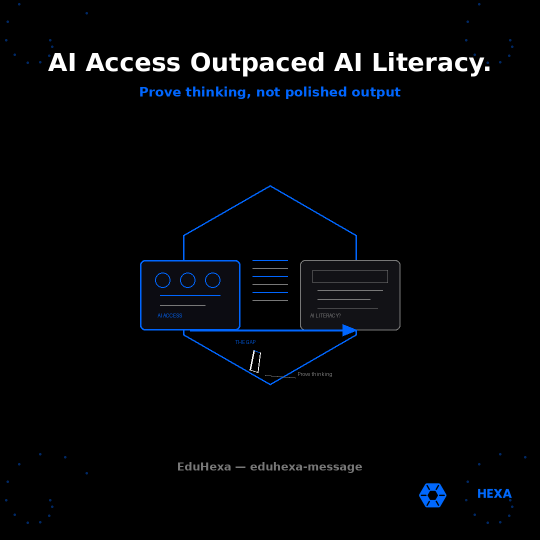
#> input picture clients/assets/eduhexa/eduhexa-message-ai-literacy-gap-sep-2026.png, 1080 x 1080 px, given in place of eduhexa logo.png, which was not available (shown at 1/2 size)
$ python generate_eduhexa_image_conversation_gap.py
#> lines starting #> are read from the running program, lines starting #| are printed output that depends on the picture; pictures that were not available may be replaced by others from this repository, and a replacement may not be noted
#!/usr/bin/env python3
"""Generate EduHexa eduhexa-message WhatsApp image 1080x1080 - 70-30 Conversation Gap."""
from PIL import Image, ImageDraw, ImageFont
import math
import os

SIZE = 1080
BLACK = (0, 0, 0)
BLUE = (0, 102, 255)
WHITE = (255, 255, 255)
GRAY = (120, 120, 120)
DARK_BLUE = (0, 40, 100)
LIGHT_BLUE = (0, 80, 200)
MUTED_RED = (180, 60, 60)

OUT = "/workspace/clients/assets/eduhexa/eduhexa-message-conversation-gap-aug-2026.png"
LOGO = "/workspace/clients/eduhexa logo.png"

img = Image.new("RGB", (SIZE, SIZE), BLACK)
#> img: PIL image 1080x1080 RGB; every value is 0
draw = ImageDraw.Draw(img)

for cx, cy in [(80, 80), (1000, 80), (80, 1000), (1000, 1000)]:
    for i in range(12):
        angle = i * math.pi / 6
        r = 20 + i * 8
        x = cx + int(r * math.cos(angle))
        y = cy + int(r * math.sin(angle))
        draw.ellipse([x - 2, y - 2, x + 2, y + 2], fill=DARK_BLUE)

cx, cy = SIZE // 2, SIZE // 2 + 40
hex_r = 190
hex_pts = []
for i in range(6):
    angle = math.pi / 6 + i * math.pi / 3
    hex_pts.append((cx + hex_r * math.cos(angle), cy + hex_r * math.sin(angle)))
draw.polygon(hex_pts, outline=BLUE, width=3)

left_cx = cx - 200
right_cx = cx + 200
bar_top = cy - 120
bar_bottom = cy + 120
bar_w = 90

draw.rounded_rectangle(
    [left_cx - bar_w // 2, bar_top, left_cx + bar_w // 2, bar_bottom],
    radius=16,
    outline=BLUE,
    width=3,
    fill=(15, 15, 25),
)
fill_h = int((bar_bottom - bar_top) * 0.70)
draw.rounded_rectangle(
    [left_cx - bar_w // 2 + 8, bar_bottom - fill_h, left_cx + bar_w // 2 - 8, bar_bottom - 8],
    radius=10,
    fill=BLUE,
)

draw.rounded_rectangle(
    [right_cx - bar_w // 2, bar_top, right_cx + bar_w // 2, bar_bottom],
    radius=16,
    outline=BLUE,
    width=3,
    fill=(15, 15, 25),
)
fill_h2 = int((bar_bottom - bar_top) * 0.30)
draw.rounded_rectangle(
    [right_cx - bar_w // 2 + 8, bar_bottom - fill_h2, right_cx + bar_w // 2 - 8, bar_bottom - 8],
    radius=10,
    fill=LIGHT_BLUE,
)

speech_x = cx
speech_y = cy - 10
draw.ellipse([speech_x - 55, speech_y - 40, speech_x + 55, speech_y + 40], outline=MUTED_RED, width=3)
draw.line([(speech_x - 20, speech_y + 35), (speech_x - 35, speech_y + 65)], fill=MUTED_RED, width=3)
draw.line([(speech_x - 35, speech_y + 65), (speech_x - 5, speech_y + 50)], fill=MUTED_RED, width=3)
draw.line([(speech_x - 30, speech_y - 10), (speech_x + 30, speech_y - 10)], fill=GRAY, width=2)
draw.line([(speech_x - 30, speech_y + 5), (speech_x + 20, speech_y + 5)], fill=GRAY, width=2)
draw.line([(speech_x - 30, speech_y + 20), (speech_x + 10, speech_y + 20)], fill=GRAY, width=2)


def load_font(size):
#> called with size = 48
    paths = [
        "/usr/share/fonts/truetype/dejavu/DejaVuSans-Bold.ttf",
        "/usr/share/fonts/truetype/liberation/LiberationSans-Bold.ttf",
    ]
    for p in paths:
        if os.path.exists(p):
            return ImageFont.truetype(p, size)
    return ImageFont.load_default()


font_head = load_font(48)
font_stat = load_font(64)
font_sub = load_font(26)
font_small = load_font(22)
font_label = load_font(30)

headline = "70% Use It."
bbox = draw.textbbox((0, 0), headline, font=font_head)
#> bbox = (0, 9, 308, 46)
tw = bbox[2] - bbox[0]
#> tw = 308
draw.text(((SIZE - tw) // 2, 85), headline, fill=WHITE, font=font_head)

headline2 = "30% Were Told How."
bbox2 = draw.textbbox((0, 0), headline2, font=font_head)
#> bbox2 = (0, 9, 548, 46)
tw2 = bbox2[2] - bbox2[0]
#> tw2 = 548
draw.text(((SIZE - tw2) // 2, 145), headline2, fill=BLUE, font=font_head)

tagline = "The conversation gap schools must close"
bbox3 = draw.textbbox((0, 0), tagline, font=font_sub)
#> bbox3 = (0, 5, 602, 30)
tw3 = bbox3[2] - bbox3[0]
#> tw3 = 602
draw.text(((SIZE - tw3) // 2, 220), tagline, fill=GRAY, font=font_sub)

stat70 = "70%"
bbox4 = draw.textbbox((0, 0), stat70, font=font_stat)
#> bbox4 = (0, 12, 153, 61)
tw4 = bbox4[2] - bbox4[0]
#> tw4 = 153
draw.text((left_cx - tw4 // 2, bar_top - 70), stat70, fill=WHITE, font=font_stat)
label70 = "use AI"
bbox5 = draw.textbbox((0, 0), label70, font=font_label)
#> bbox5 = (0, 6, 104, 28)
tw5 = bbox5[2] - bbox5[0]
#> tw5 = 104
draw.text((left_cx - tw5 // 2, bar_top - 30), label70, fill=GRAY, font=font_label)

stat30 = "30%"
bbox6 = draw.textbbox((0, 0), stat30, font=font_stat)
#> bbox6 = (0, 12, 153, 61)
tw6 = bbox6[2] - bbox6[0]
#> tw6 = 153
draw.text((right_cx - tw6 // 2, bar_top - 70), stat30, fill=WHITE, font=font_stat)
label30 = "had the talk"
bbox7 = draw.textbbox((0, 0), label30, font=font_label)
#> bbox7 = (0, 5, 206, 28)
tw7 = bbox7[2] - bbox7[0]
#> tw7 = 206
draw.text((right_cx - tw7 // 2, bar_top - 30), label30, fill=GRAY, font=font_label)

small = "EduHexa — eduhexa-message"
bbox8 = draw.textbbox((0, 0), small, font=font_small)
#> bbox8 = (0, 4, 371, 26)
tw8 = bbox8[2] - bbox8[0]
#> tw8 = 371
draw.text(((SIZE - tw8) // 2, 920), small, fill=GRAY, font=font_small)

logo = Image.open(LOGO).convert("RGBA")
logo_w = int(SIZE * 0.20)
logo_h = int(logo_w * logo.height / logo.width)
#> logo_h = 216
logo = logo.resize((logo_w, logo_h), Image.Resampling.LANCZOS)
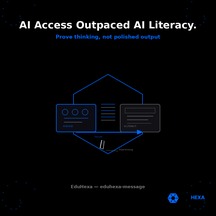
#> logo: PIL image 216x216 RGBA; mean R, G, B, A 4.2, 5.6, 7.7, 255
img.paste(logo, (SIZE - logo_w - 40, SIZE - logo_h - 50), logo)
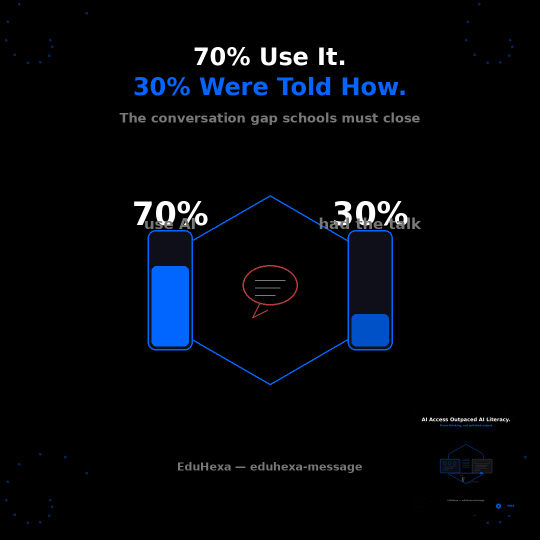
#> img: PIL image 1080x1080 RGB (shown at 1/2 size); mean R, G, B 3.8, 6.3, 10.5

img.save(OUT, "PNG", optimize=True)
print(f"Saved {OUT} ({os.path.getsize(OUT)} bytes)")

$ run again, on clients/assets/eduhexa/eduhexa-message-ai-mandate-stack-oct-2026.png
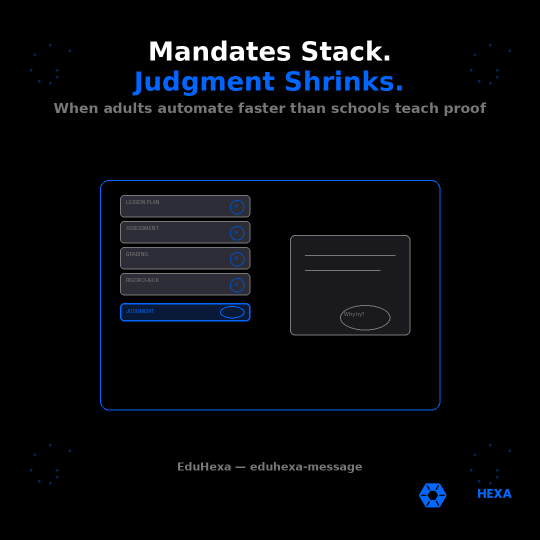
#> input picture clients/assets/eduhexa/eduhexa-message-ai-mandate-stack-oct-2026.png, 1080 x 1080 px, given in place of eduhexa logo.png, which was not available (shown at 1/2 size)
#> bbox = (0, 9, 308, 46)
#> tw = 308
#> bbox2 = (0, 9, 548, 46)
#> tw2 = 548
#> bbox3 = (0, 5, 602, 30)
#> tw3 = 602
#> bbox4 = (0, 12, 153, 61)
#> tw4 = 153
#> bbox5 = (0, 6, 104, 28)
#> tw5 = 104
#> bbox6 = (0, 12, 153, 61)
#> tw6 = 153
#> bbox7 = (0, 5, 206, 28)
#> tw7 = 206
#> bbox8 = (0, 4, 371, 26)
#> tw8 = 371
#> `logo = logo.resize((logo_w, logo_h), Image.Resampling.LANCZOS)`:
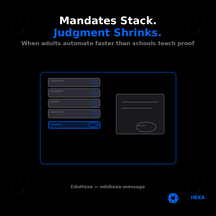
#> logo: PIL image 216x216 RGBA; mean R, G, B, A 6.3, 8.2, 11.5, 255
#> `img.paste(logo, (SIZE - logo_w - 40, SIZE - logo_h - 50), logo)`:
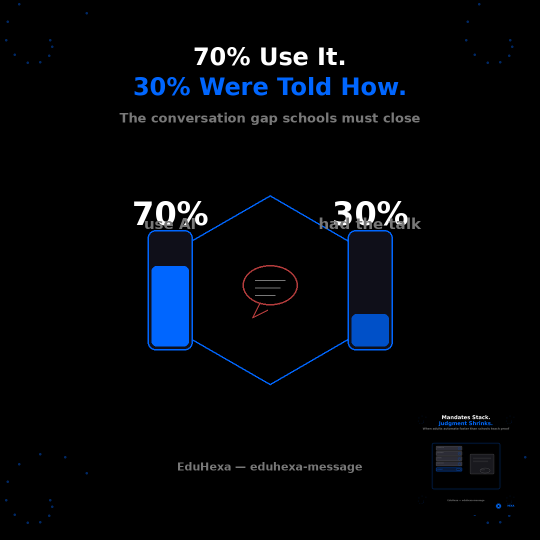
#> img: PIL image 1080x1080 RGB (shown at 1/2 size); mean R, G, B 3.9, 6.4, 10.6
